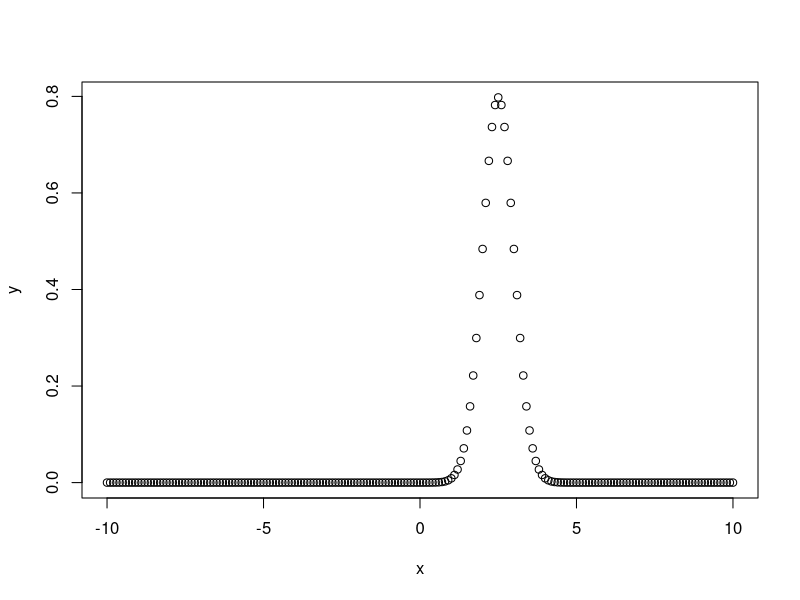
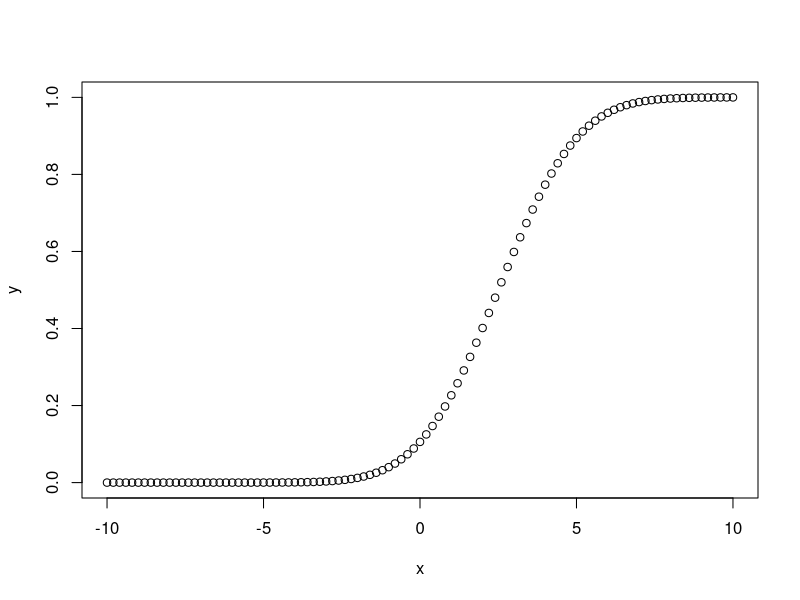
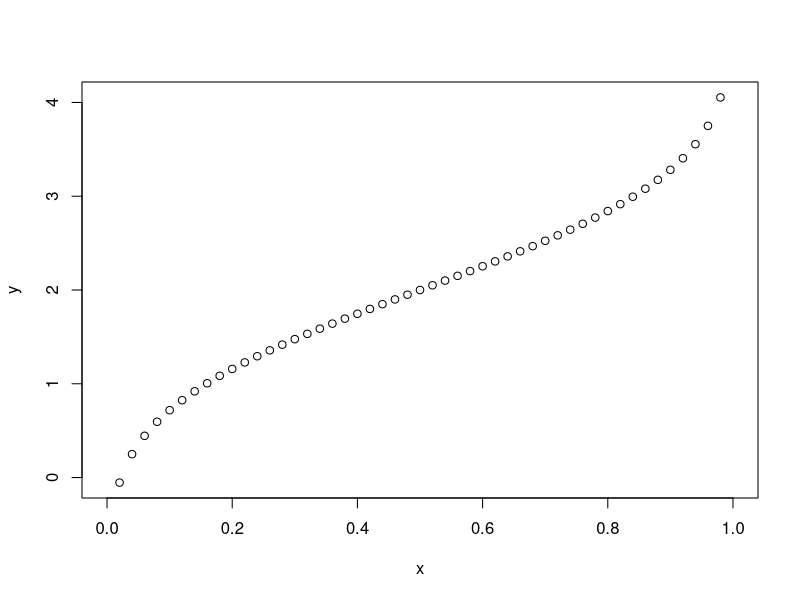
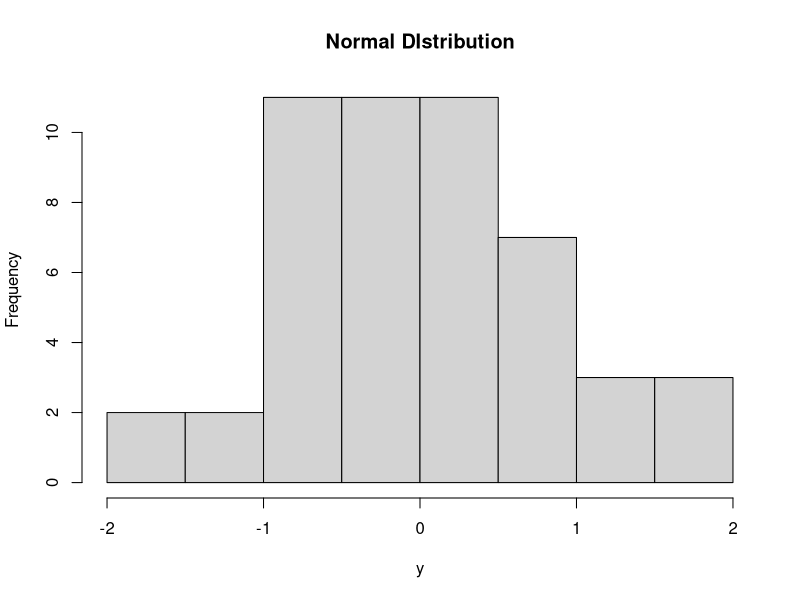
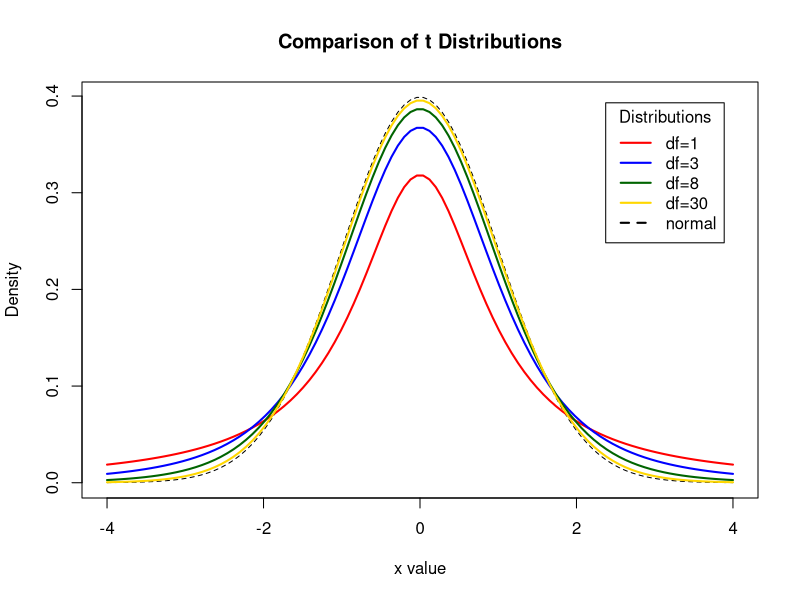
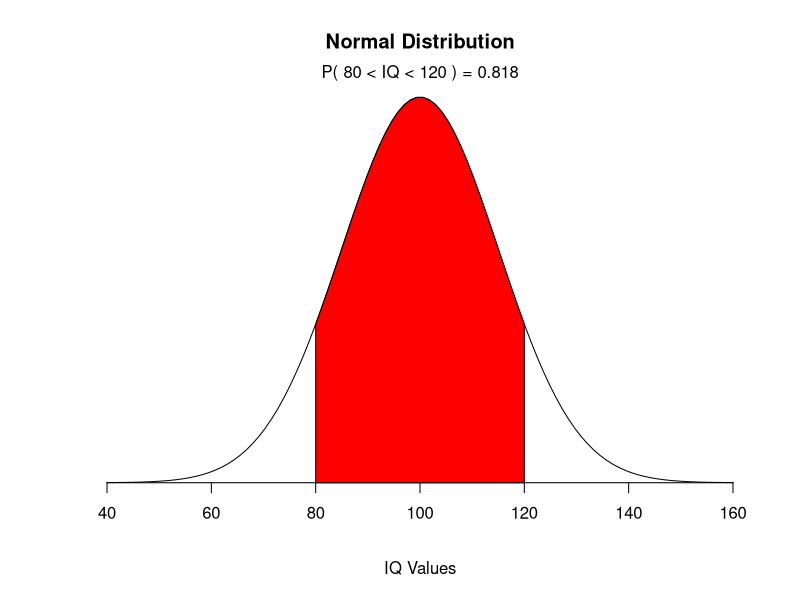
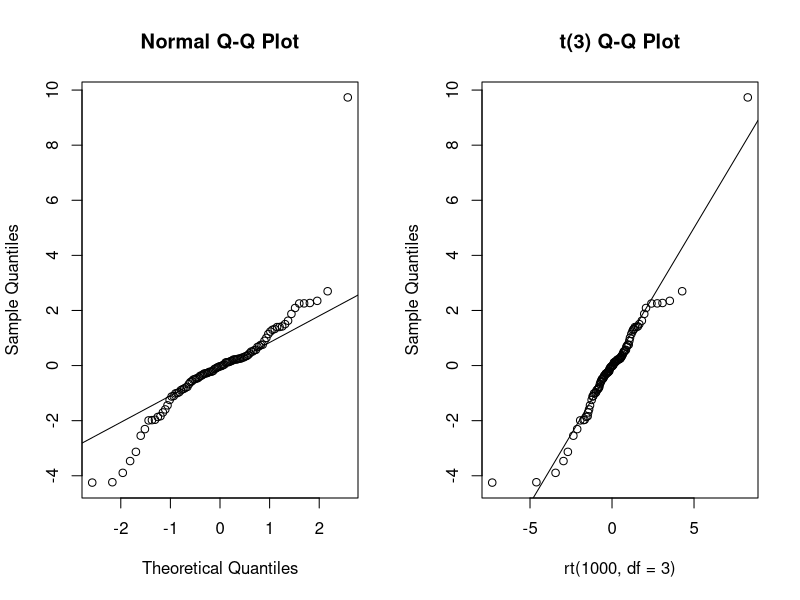

Recreate these plots in R, in order.
## ---- chunk 1
knitr::opts_chunk$set(echo = TRUE)
## ---- chunk 2

# Create a sequence of numbers between -10 and 10 incrementing by 0.1.
x <- seq(-10, 10, by = .1)

# Choose the mean as 2.5 and standard deviation as 0.5.
y <- dnorm(x, mean = 2.5, sd = 0.5)

# Give the chart file a name.
plot(x,y)


## ---- chunk 3

# Create a sequence of numbers between -10 and 10 incrementing by 0.2.
x <- seq( -10, 10, by = .2 )
 
# Choose the mean as 2.5 and standard deviation as 2. 
y <- pnorm(x, mean = 2.5, sd = 2)


# Plot the graph.
plot(x,y)

## ---- chunk 4
# Create a sequence of probability values incrementing by 0.02.
x <- seq(0, 1, by = 0.02)

# Choose the mean as 2 and standard deviation as 3.
y <- qnorm(x, mean = 2, sd = 1)

# Plot the graph.
plot(x,y)

## ---- chunk 5
# Create a sample of 50 numbers which are normally distributed.
y <- rnorm(50)

# Plot the histogram for this sample.
hist(y, main = "Normal DIstribution")

## ---- chunk 6
# Display the Student's t distributions with various
# degrees of freedom and compare to the normal distribution

x <- seq( -4, 4, length=100 )
hx <- dnorm( x )

degf <- c( 1, 3, 8, 30 )
colors <- c( "red", "blue", "darkgreen", "gold", "black" )
labels <- c( "df=1", "df=3", "df=8", "df=30", "normal" )

plot( x, hx, type="l", lty=2, xlab="x value", ylab="Density", main="Comparison of t Distributions" )

for( i in 1:4 ) {
  lines( x, dt( x, degf[i] ), lwd=2, col=colors[i] )
}

legend( "topright", inset=.05, title="Distributions", labels, lwd=2, lty=c( 1, 1, 1, 1, 2 ), col=colors )


# Children's IQ scores are normally distributed with a
# mean of 100 and a standard deviation of 15. What
# proportion of children are expected to have an IQ between
# 80 and 120?

mean=100; sd=15
lb=80; ub=120

x <- seq( -4, 4, length=100 ) * sd + mean
hx <- dnorm( x, mean, sd )

plot( x, hx, type="n", xlab="IQ Values", ylab="", main="Normal Distribution", axes=FALSE )

i <- x >= lb & x <= ub
lines( x, hx )
polygon( c( lb, x[i], ub ), c( 0, hx[i], 0 ), col="red" )

area <- pnorm( ub, mean, sd ) - pnorm( lb, mean, sd )
result <- paste( "P(", lb, "< IQ <", ub, ") =", signif( area, digits=3 ) )
mtext( result, 3 )

axis( 1, at=seq( 40, 160, 20 ), pos=0 )

## ---- chunk 7

# Q-Q plots
par( mfrow=c( 1, 2 ) )

# create sample data
x <- rt( 100, df=3 )

# normal fit
qqnorm( x ); qqline( x )

# t(3Df) fit
qqplot( rt( 1000, df=3 ), x, main="t(3) Q-Q Plot", ylab="Sample Quantiles" )
abline( 0, 1 )

## ---- chunk 8

# Estimate parameters assuming log-Normal distribution

# create some sample data
x <- rlnorm( 100 )

# estimate paramters
library( MASS )
fitdistr( x, "lognormal" )

